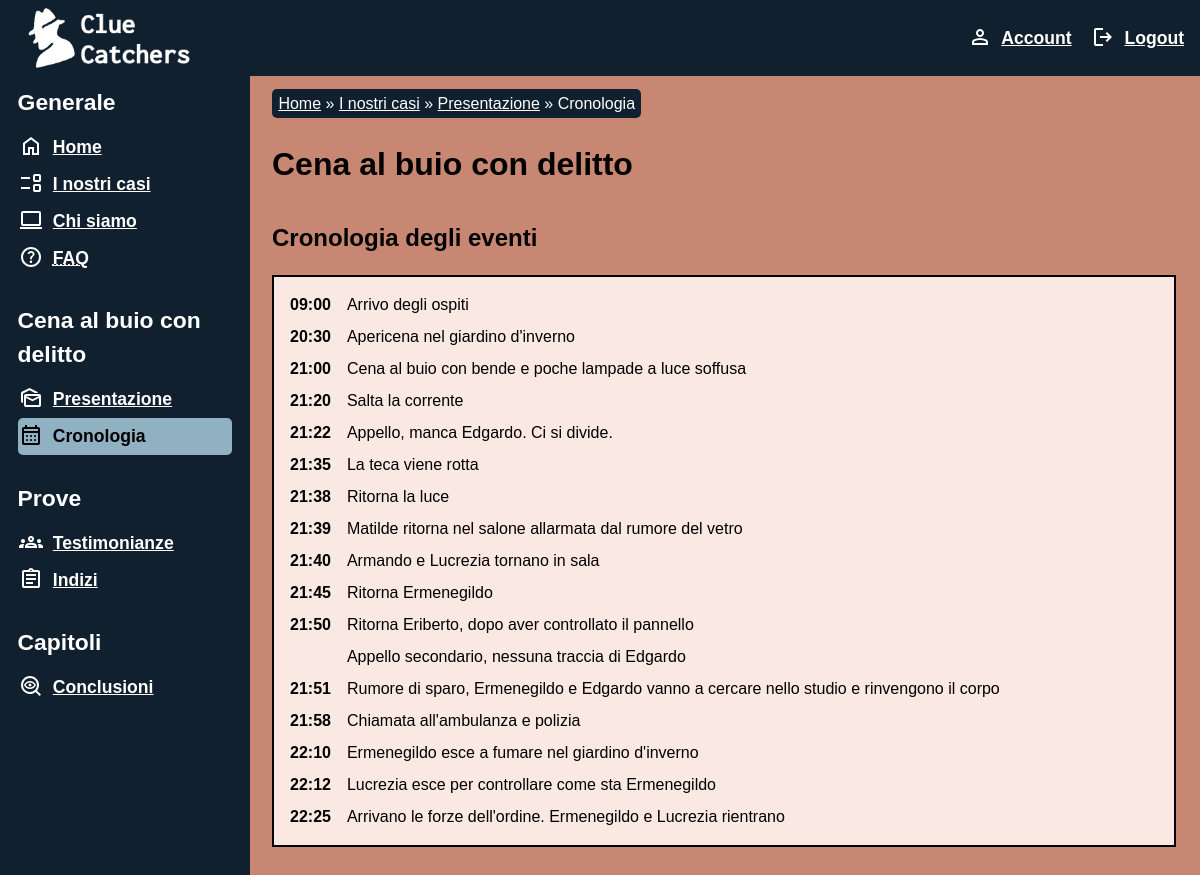
/timeline.php?id=0000000000000001 (signed in), run on the app's committed database.
### tables this page shows
CREATE TABLE `indagine` (
  `id` char(16) NOT NULL,
  `dataInserimento` datetime NOT NULL,
  `nome` varchar(25) NOT NULL,
  `descrizione` varchar(255) NOT NULL,
  `image_path` varchar(75) DEFAULT NULL,
  PRIMARY KEY (`id`)
);

### src/app/database.php (called while the page is built, shortened)
<?php
class DatabaseAccess {
    private $connection;
    private function connect() {
        $this->connection = new mysqli(self::HOST_DB, self::USERNAME, self::PASSWORD, self::DATABASE_NAME);
    }
    private function closeConnection(){
        $this->connection = null;
    }
    public function query(string $query, array $params = array(),
                        bool $close_connection = true) {
        $stmt = $this->connection->prepare($query);
        if(!empty($params)) {
            $format = (string)$params[0];
            $values = array_slice($params, 1);
            $stmt->bind_param($format, ...$values);
        }
        $stmt->execute();
        $result = $stmt->get_result();
        return $result;
    }
}
?>

### src/data/indagine.php (called while the page is built, shortened)
<?php
class Indagine {
    public function __construct($row) {
        $this->id = $row["id"];
        $this->nome = $row["nome"];
    }
}
function getIndagineById(string $id) {
    global $DB;
    $result = $DB->query("SELECT * FROM indagine WHERE id = ?",
        array("s", $id));
    $row = $result->fetch_assoc();
    return !is_null($row) ? new Indagine($row) : null;
}
?>

### src/data/salvataggio.php (called while the page is built, shortened)
<?php
function isFinished($idUtente, $indagine) {
    global $DB;
    $result = $DB->query("SELECT * FROM salvataggio WHERE idUtente = ? AND idIndagine = ? AND idDomanda IS NULL",
        array("is", $idUtente, $indagine));
    $row = $result->fetch_assoc();
    return !is_null($row);
}

### src/data/capitolo.php (called while the page is built, shortened)
<?php
function getLastCapitoloByUtenteAndIndagine(int $idUtente, string $idIndagine) {
    global $DB;
    $result = $DB->query("SELECT progressivo FROM capitolo WHERE id = (SELECT idCapitolo FROM domanda WHERE id = (SELECT idDomanda FROM salvataggio WHERE idUtente = ? AND idIndagine = ?))",
        array("is", $idUtente, $idIndagine));
    $val = $result->fetch_assoc();
    return !is_null($val) ? $val["progressivo"] : null;
}
?>

### src/data/documento_iniziale.php (called while the page is built, shortened)
<?php
class DocumentoIniziale {
    public function __construct(array $row)
    {
        $this->contenuto = $row["contenuto"];
    }
}
function getDocumentiInizialeByIndagine(string $id) {
    global $DB;
    $result = $DB->query("SELECT * FROM documentoiniziale WHERE idIndagine = ?
        order by progressivo asc",
        array("s", $id));
    while ($row = $result->fetch_assoc()) {
        $documenti[] = new DocumentoIniziale($row);
    }
    return $documenti;
}
?>

### src/timeline.php (the view, shortened to what this page needs)
<?php
require_once("app/global.php");
require_once("data/documento_iniziale.php");
require_once("data/capitolo.php");
require_once("data/indagine.php");
require_once("components/sidebar.php");
if(isset($_GET["id"]) && $_GET["id"] !== "") {
    $caseId = $_GET["id"];
    $case = getIndagineById($caseId);
    $documenti = getDocumentiInizialeByIndagine($caseId);
    $layout = file_get_contents("templates/layout.html");
    $title = 'Cronologia | '.$case->nome.' | Clue Catchers';
    $keywords = 'Clue Catchers, '.$case->nome. ', cronologia deglie eventi, cronologia';
    $description = 'Visualizza la cronologia degli eventi del caso '.$case->nome.'.';
    $breadcrumbs = '<p><a href="index.php" lang="en">Home</a> &raquo; <a href="cases.php">I nostri casi</a> &raquo; <a href="case.php?id='.$caseId.'">Presentazione</a> &raquo; Cronologia </p>';
    $content = '<h1>'.$case->nome.'</h1>';
    foreach($documenti as $doc) {
        if($doc->tipo === TipoDocumento::cronologia) {
            $content.=$doc->contenuto;
        }
    }
    $menu = getSidebar("TIMELINE", $case->nome, $case->id);
    $page = str_replace("[title]", $title, $layout);
    $page = str_replace("[keywords]", $keywords, $page);
    $page = str_replace("[description]", $description, $page);
    $page = str_replace("[breadcrumbs]", $breadcrumbs, $page);
    $page = str_replace("[content]", $content, $page);
    $page = str_replace("[sidebar]", $menu, $page);
    $page = str_replace("[userToolbar]", getUserToolBar(), $page);
    echo $page;
} else {
    header("Location: 404.html");
    exit();
}
?>

### src/components/sidebar.php
<?php
    require_once("data/capitolo.php");
    require_once("data/salvataggio.php");
    function getSidebar(string $selected, string $caseName = "", string $caseId = "") {
        $needsCaseMenu = array("CASE", "TIMELINE", "WITNESS", "CLUES", "CHAPTER");
        $sidebar = '<p class="menuSection">Generale</p><ul>';
        $sidebar .= '
                    <li id="homeButton" class="menuButton'.($selected == "HOME" ? ' menuSelected"' : '"').'>'
                        .($selected != "HOME" ? '<a href="index.php" lang="en">Home</a>' : 'Home').
                    '</li>';
        $sidebar .= '
                    <li id="casesButton" class="menuButton'.($selected == "CASES" ? ' menuSelected"' : '"').'>'
                        .($selected != "CASES" ? '<a href="cases.php">I nostri casi</a>' : 'I nostri casi').
                    '</li>';
        $sidebar .= '
                    <li id="aboutButton" class="menuButton'.($selected == "ABOUT" ? ' menuSelected"' : '"').'>'
                        .($selected != "ABOUT" ? '<a href="about.php">Chi siamo</a>' : 'Chi siamo').
                    '</li>';
        $sidebar .= '
                    <li id="faqButton" class="menuButton'.($selected == "FAQ" ? ' menuSelected"' : '"').'>'
                        .($selected != "FAQ" ? '<a href="faq.php"><abbr lang="en" title="Frequently Asked Questions">FAQ</abbr></a>' : '<abbr lang="en" title="Frequently Asked Questions">FAQ</abbr>').
                    '</li></ul>';
        if(in_array($selected, $needsCaseMenu)) {
            $sidebar .= '<div class="menuCases">';
            $sidebar .= '<p class="menuSection">'.$caseName.'</p><ul>';
            $sidebar .= '
                        <li id="caseButton" class="menuButton'.($selected == "CASE" ? ' menuSelected"' : '"').'>'
                            .($selected != "CASE" ? '<a href="case.php?id='.$caseId.'">Presentazione</a>' : 'Presentazione').
                        '</li>';
            $sidebar .= '
                        <li id="timelineButton" class="menuButton'.($selected == "TIMELINE" ? ' menuSelected"' : '"').'>'
                            .($selected != "TIMELINE" ? '<a href="timeline.php?id='.$caseId.'">Cronologia</a>' : 'Cronologia').
                        '</li></ul>';
            $sidebar .= '<p class="menuSection">Prove</p><ul>';
            $sidebar .= '
                        <li id="witnessButton" class="menuButton'.($selected == "WITNESS" ? ' menuSelected"' : '"').'>'
                            .($selected != "WITNESS" ? '<a href="witness.php?id='.$caseId.'">Testimonianze</a>' : 'Testimonianze').
                        '</li>';
            $sidebar .= '
                        <li id="cluesButton" class="menuButton'.($selected == "CLUES" ? ' menuSelected"' : '"').'>'
                            .($selected != "CLUES" ? '<a href="clues.php?id='.$caseId.'">Indizi</a>' : 'Indizi').
                        '</li></ul>';
            $userId = (int)$_SESSION["userId"];
            $lastChapter = getLastCapitoloByUtenteAndIndagine($userId, $caseId);
            if(is_null($lastChapter)) {
                $titolo = "Capitolo 0";
                if(isFinished($userId, $caseId)) {
                    $titolo = "Conclusioni";
                }
            } else {
                $titolo = "Capitolo ".$lastChapter;
            }
            $sidebar .= '<p class="menuSection">Capitoli</p><ul>';
            $sidebar .= '
                        <li id="chapterButton" class="menuButton'.($selected == "CHAPTER" ? ' menuSelected"' : '"').'>'
                            .($selected != "CHAPTER" ? '<a href="chapter.php?id='.$caseId.'">'.$titolo.'</a>' : $titolo).
                        '</li>';
            $sidebar .= '</ul></div>';
        }
        return $sidebar;
    }
?>

### src/assets/css/main.css (style rules this page uses)
* { padding: 0; margin: 0; }
:root { --headerFontSize: 3em; --menuFontSize: 1.1em; --menuLeftPadding: 1em; --menuRightPadding: 1em; --iconLeftPadding: 2em; --iconPosition: 0.1em 0.3em; --contentMenuWidth: 12.2em; --contentMenuHeight: 100vh; --contentLeftPadding: 17em; --contentRightPadding: 1.5em; --small-contentLeftPadding: 1.5em; --aLink: 255, 255, 255; --aVisited: 220, 132, 245; }
html { height: fit-content; font-size: 100%; font-family: 'OpenSans', sans-serif; line-height: 1.5; margin: auto; background-color: rgb(var(--primary500)); }
#pageHeader { background-color: rgb(var(--secondary800)); padding: 0.5em 1em; display: flex; align-items: center; flex-direction: row; }
header #logo { font-size: 1.5em; text-indent: -999em; background-image: url(../images/logo.png); min-width: 7.5em; min-height: 2.5em; background-size: contain; background-repeat: no-repeat; margin-left: 0.5em; }
.menu { font-weight: 600; background-color: rgb(var(--secondary800)); color: rgb(var(--lightColor)); padding-left: var(--menuLeftPadding); padding-right: var(--menuRightPadding); font-size: var(--menuFontSize); }
.menu a:link { color: rgb(var(--aLink)); }
.menu ul { list-style-type: none; }
.menu ul li { padding-top: 0.3em; padding-bottom: 0.3em; padding-left: 0.6em; }
.menu .menuSelected { background-color: rgb(var(--secondary400)); border-radius: 5px; color: rgb(var(--darkColor)); font-weight: 800; }
#userToolbar { padding: 0; margin-left: auto; }
#userToolbar ul { list-style-type: none; display: flex; flex-direction: row; }
#userToolbar #accountButton { margin-left: 1em; background-image: url(../icons/person.svg); background-position: var(--iconPosition); background-repeat: no-repeat; padding-left: var(--iconLeftPadding); }
#userToolbar #logoutButton { margin-left: 1em; background-image: url(../icons/logout.svg); background-position: var(--iconPosition); background-repeat: no-repeat; padding-left: var(--iconLeftPadding); }
#contentMenu { float: left; overflow: hidden; position: -webkit-sticky; position: sticky; top: 0; width: var(--contentMenuWidth); height: var(--contentMenuHeight); overflow-y: auto; }
#contentMenu .menuSection { font-weight: 600; font-size: 1.3em; padding: 0.4em 0; }
#contentMenu ul { padding-bottom: 1em; }
.menu .menuButton { background-position: var(--iconPosition); background-repeat: no-repeat; padding-left: var(--iconLeftPadding); }
#homeButton { background-image: url(../icons/home.svg); }
#casesButton { background-image: url(../icons/lista.svg); }
#aboutButton { background-image: url(../icons/computer.svg); }
#faqButton { background-image: url(../icons/help.svg); }
#caseButton { background-image: url(../icons/evenlope.svg); }
#timelineButton { background-image: url(../icons/calendario.svg); }
#timelineButton.menuSelected { background-image: url(../icons/darkIcons/calendario.svg); }
#witnessButton { background-image: url(../icons/group.svg); }
#cluesButton { background-image: url(../icons/assignment.svg); }
#chapterButton { background-image: url(../icons/investigate.svg); }
#breadcrumb { padding-left: var(--contentLeftPadding); padding-right: var(--contentRightPadding); margin-top: 1em; margin-bottom: 1em; }
#breadcrumb p { display: inline; background-color: rgb(var(--secondary800)); padding: 0.4em; border-radius: 5px; color: rgb(var(--lightColor)); }
#breadcrumb a:link { color: rgb(var(--aLink)); }
#content { padding-top: 0.5em; padding-bottom: 0.5em; padding-left: var(--contentLeftPadding); padding-right: var(--contentRightPadding); margin: auto; max-width: 70em; color: rgb(var(--darkColor)); }
#content h1 { margin-bottom: 1em; }
#content h2 { margin-bottom: 0.8em; }
#content section.timeline dl { display: grid; grid-template-columns: max-content auto; background-color: rgb(var(--primary300)); gap: 0.5em 1em; grid-template-columns: minmax(min-content, max-content); padding: 1em; margin-bottom: 1em; border: 2px solid rgb(var(--darkColor)); }
#content section.timeline dt, #content section.timeline dd { background-color: rgb(var(--primary300)); }
#content section.timeline dt { font-weight: bold; grid-column-start: 1; }
#content section.timeline dd { grid-column-start: 2; }

### data on the page
indagine: nome "Cena al buio con delitto", nome "Cronologia degli eventi 09:00 Arrivo degli ospiti 20:30 Apericena nel giardino d'inverno 21:00 Cena al buio con bende e poche lampade a luce soffusa 21:20 Salta la corrente 21:22 Appello, manca Edgardo. Ci si divide. 21:35 La teca viene rotta 21:38 Ritorna la luce 21:39 Matilde ritorna nel salone allarmata dal rumore del vetro 21:40 Armando e Lucrezia tornano in sala 21:45 Ritorna Ermenegildo 21:50 Ritorna Eriberto, dopo aver controllato il pannello Appello secondario, nessuna traccia di Edgardo 21:51 Rumore di sparo, Ermenegildo e Edgardo vanno a cercare nello studio e rinvengono il corpo 21:58 Chiamata all'ambulanza e polizia 22:10 Ermenegildo esce a fumare nel giardino d'inverno 22:12…"

### other printed values
$titolo "Conclusioni"
